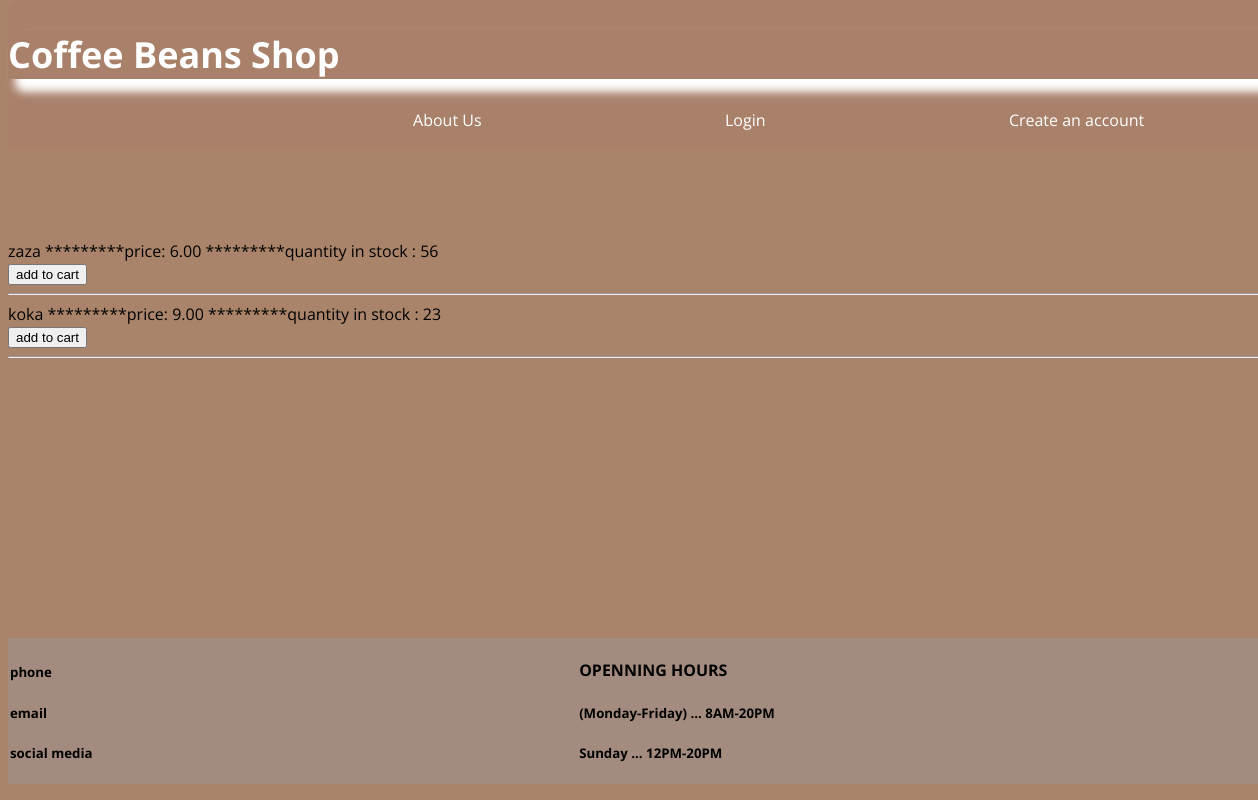
Before: / with the older database file.
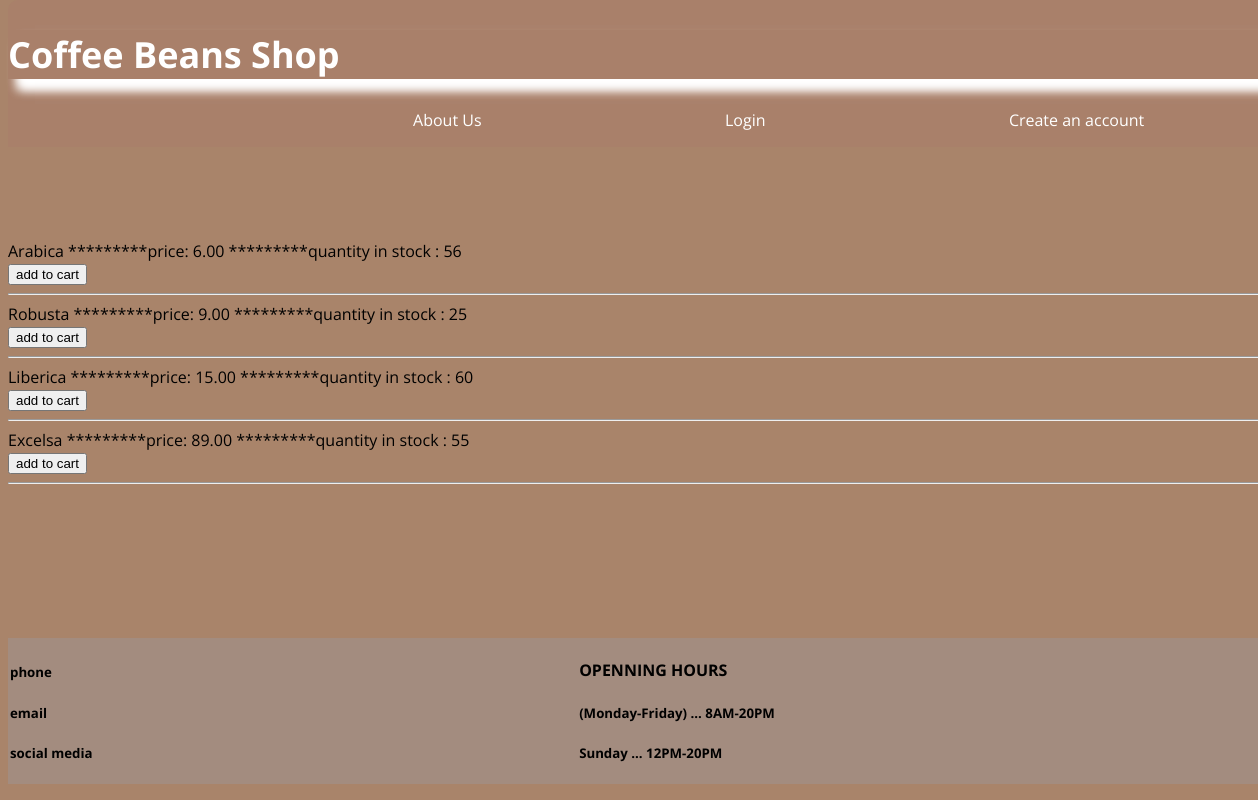
After: the same page with the newer database file.
### productsapp/models.py (models this page shows)
class Product(models.Model):
    name = models.CharField(max_length=50)
    price = models.DecimalField(max_digits=5, decimal_places=2)
    stock = models.PositiveIntegerField()

### productsapp/views.py (the view)
# urls.py: 2. Add a URL to urlpatterns:  path('', views.home, name='home')
def home(request):
    products = Product.objects.all()
    return render(request , 'home/products.html' , {'products':products})

### templates/home/products.html (shortened to what this page needs)
{% extends 'home/base.html' %}
{% load static %}
{% block content %}
<nav>
    <h1><a href="{% url "home" %}">
            <h1>Coffee Beans Shop</h1>
        </a></h1>
    <ul>
        <li><a href="{% url "about" %}">About Us</a></li>
        <li><a href="{% url "login" %}">Login</a></li>
        <li><a href="{% url "register" %}">Create an account</a></li>
    </ul>
</nav>
<div class="partition" style="position: absolute;top: 30%;width: 100%;">
    {% for pro in products %}
    <tr>
        <td>{{ pro.name }}</td>
        <td>*********price:</td>
        <td>{{ pro.price }}</td>
        <td>*********quantity in stock : </td>
        <td>{{ pro.stock }}</t  d>
            <form  method="post">
                <input type="submit" value="add to cart" class="btn btn-outline-light">
            </form>
        <hr>
    </tr>
{% endfor %}
</div>
<footer>
    <ul>
        <li>
            <h4>OPENNING HOURS</h4>
            <h5>(Monday-Friday) ... 8AM-20PM</h5>
            <h5>Sunday ... 12PM-20PM</h5>
        </li>
        <li>
            <h5>phone </h5>
            <h5>email</h5>
            <h5>social media</h5>
        </li>
    </ul>
</footer>
{% endblock content %}

### templates/home/base.html (shortened to what this page needs)
{% load static %}
<!DOCTYPE html>
<html lang="en">
<link rel="stylesheet" href="{% static "CSS/styles.css" %} ">
<head>
</head>
<body >
  {% block content %}{% endblock content %}
</body>
</html>

### static/CSS/styles.css (style rules this page uses)
ul { display: flex; justify-content: space-around; }
li { list-style-type: none; }
nav { background-color: #A9806A; position: fixed; top: 0; width: 100%; border-radius: 10px 0px 10px; box-shadow: 0px 10px 10 px rgba(0, 0, 0); }
a { color: aliceblue; text-decoration: none; }
a:link { color: rgb(255, 255, 255); }
li:last-child { position: absolute; left: 2px; }
footer, footer ul { position: absolute; bottom: 0; width: 100%; background-color: rgba(158, 148, 148, 0.507); }
footer ul { align-items: flex-end; }
body { background-color:#a9846a; font-family: "Open Sans"; }
h1 { box-shadow: 10px 10px 10px rgb(255, 255, 255); }

Changed rows visible on the page:
changed Product: name "zaza" → "Arabica"
changed Product: name "koka" → "Robusta"; stock "23" → "25"
added Product: name "Liberica", price "15.00", stock "60"
added Product: name "Excelsa", price "89.00", stock "55"
